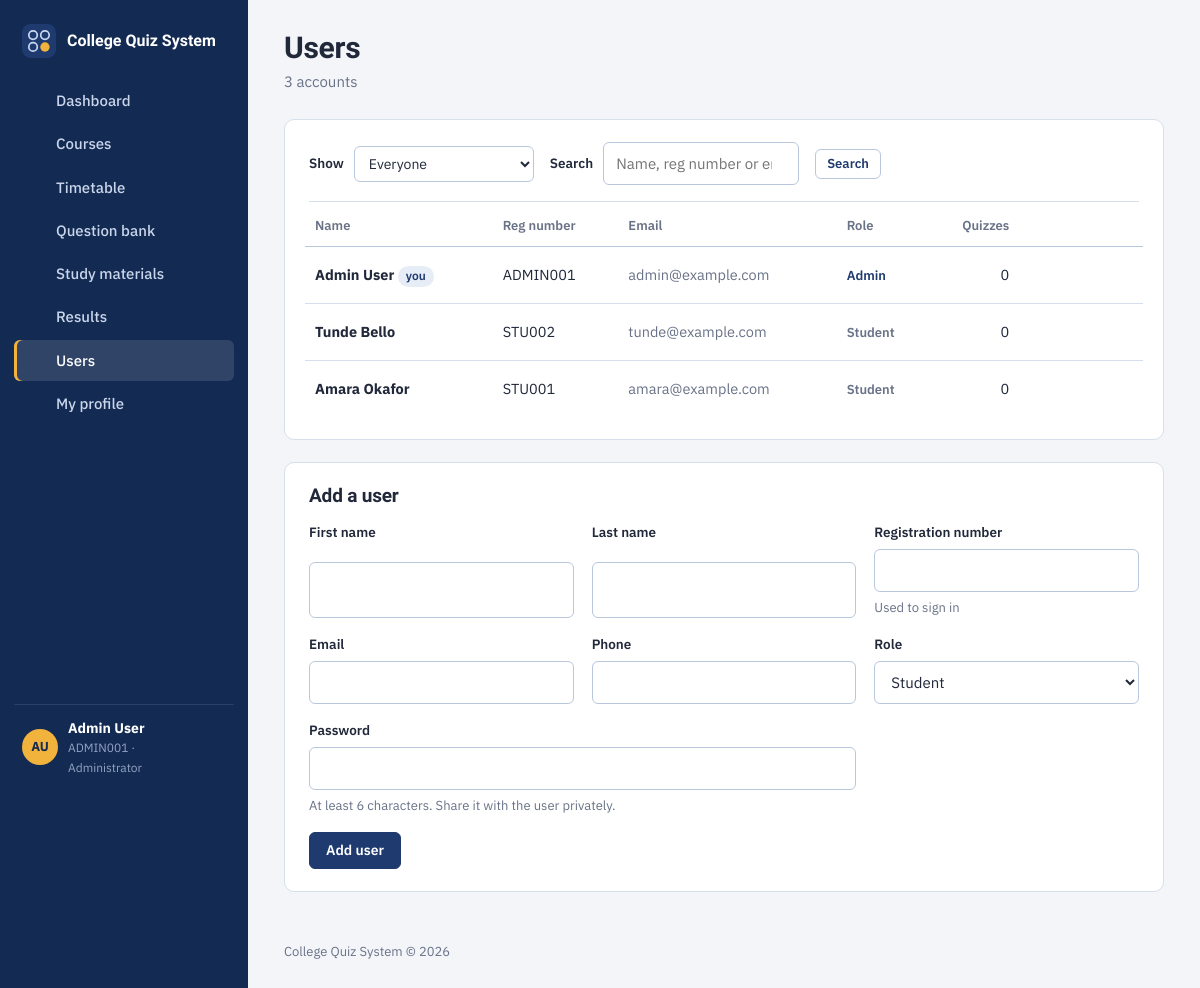
/users.php (signed in), run on the app's committed database.
### tables this page shows
CREATE TABLE `users` (
  `id`            INT UNSIGNED NOT NULL AUTO_INCREMENT,
  `reg_number`    VARCHAR(50)  NOT NULL,
  `first_name`    VARCHAR(80)  NOT NULL,
  `last_name`     VARCHAR(80)  NOT NULL,
  `email`         VARCHAR(150) NOT NULL DEFAULT '',
  `phone`         VARCHAR(30)  NOT NULL DEFAULT '',
  `role`          ENUM('admin','student') NOT NULL DEFAULT 'student',
  `password_hash` VARCHAR(255) NOT NULL,
  `created_at`    DATETIME     NOT NULL DEFAULT CURRENT_TIMESTAMP,
  PRIMARY KEY (`id`),
  UNIQUE KEY `uq_users_reg` (`reg_number`)
);

### includes/init.php (called while the page is built, shortened)
<?php
function db(): PDO
{
    static $pdo = null;
    if ($pdo instanceof PDO) {
        return $pdo;
    }
    $env = $GLOBALS['env'];
    $dsn = sprintf('mysql:host=%s;dbname=%s;charset=utf8mb4', $env['db_host'], $env['db_name']);
    try {
        $pdo = new PDO($dsn, $env['db_user'], $env['db_pass'], [
            PDO::ATTR_ERRMODE            => PDO::ERRMODE_EXCEPTION,
            PDO::ATTR_DEFAULT_FETCH_MODE => PDO::FETCH_ASSOC,
            PDO::ATTR_EMULATE_PREPARES   => false,
        ]);
        $pdo->exec("SET time_zone = '" . date('P') . "'");
    } catch (PDOException $ex) {
        http_response_code(500);
        $detail = !empty($env['debug']) ? '<p><code>' . e($ex->getMessage()) . '</code></p>' : '';
        exit('<!doctype html><meta charset="utf-8"><title>Database unavailable</title>'
            . '<div style="font-family:system-ui;max-width:560px;margin:15vh auto;padding:0 16px">'
            . '<h1 style="font-size:22px">Can\'t reach the database</h1>'
            . '<p>Check the database settings in <b>config.php</b> and make sure <b>database.sql</b> has been imported.</p>'
            . $detail . '</div>');
    }
    return $pdo;
}
function q(string $sql, array $params = []): PDOStatement
{
    $stmt = db()->prepare($sql);
    $stmt->execute($params);
    return $stmt;
}
function e($value): string
{
    return htmlspecialchars((string) $value, ENT_QUOTES | ENT_SUBSTITUTE, 'UTF-8');
}
function app_name(): string
{
    return $GLOBALS['config']['app_name'] ?? 'College Quiz System';
}
function current_user(): ?array
{
    static $user = false;
    if ($user !== false) return $user;
    $id = $_SESSION['user_id'] ?? null;
    $row = q('SELECT id, reg_number, first_name, last_name, email, phone, role FROM users WHERE id = ?', [$id])->fetch();
    return $user = $row;
}
function require_login(): array
{
    $u = current_user();
    return $u;
}
function require_admin(): array
{
    $u = require_login();
    return $u;
}
require __DIR__ . '/layout.php';

### users.php (the view, shortened to what this page needs)
<?php
require __DIR__ . '/includes/init.php';
$me = require_admin();
$blank  = ['id' => 0, 'reg_number' => '', 'first_name' => '', 'last_name' => '', 'email' => '', 'phone' => '', 'role' => 'student'];
$form   = $blank;
$search = trim((string) ($_GET['q'] ?? ''));
$where = []; $params = [];
$users = q('SELECT u.*, (SELECT COUNT(*) FROM attempts a WHERE a.user_id = u.id AND a.submitted_at IS NOT NULL) AS taken
            FROM users u' . ($where ? ' WHERE ' . implode(' AND ', $where) : '') . ' ORDER BY u.role, u.last_name, u.first_name', $params)->fetchAll();
layout_start('Users', 'users', count($users) . ' account' . (count($users) === 1 ? '' : 's'));
?>
<section class="panel">
  <form method="get" class="filter">
    <label class="field field-inline"><span>Show</span>
      <select name="role" data-autosubmit>
        <option value="">Everyone</option>
      </select></label>
    <label class="field field-inline"><span>Search</span><input type="search" name="q" value="<?= e($search) ?>" placeholder="Name, reg number or email"></label>
    <button class="btn btn-sm" type="submit">Search</button>
  </form>
  <?php if (!$users): ?>
    <p class="empty">No accounts match. Clear the search or add a user below.</p>
  <?php else: ?>
  <div class="table-wrap"><table class="table">
    <thead><tr><th>Name</th><th>Reg number</th><th class="hide-sm">Email</th><th>Role</th><th class="num">Quizzes</th><th></th></tr></thead>
    <tbody>
    <?php foreach ($users as $row): ?>
      <tr>
        <td><b><?= e($row['first_name'] . ' ' . $row['last_name']) ?></b><?= (int) $row['id'] === (int) $me['id'] ? ' <span class="tag">you</span>' : '' ?></td>
        <td><?= e($row['reg_number']) ?></td>
        <td class="muted hide-sm"><?= e($row['email']) ?></td>
        <td><span class="role role-<?= e($row['role']) ?>"><?= $row['role'] === 'admin' ? 'Admin' : 'Student' ?></span></td>
        <td class="num"><?= (int) $row['taken'] ?></td>
        <td class="actions">
          <a class="icon-btn" href="users.php?edit=<?= (int) $row['id'] ?>#add" title="Edit" aria-label="Edit <?= e($row['first_name']) ?>"><?= icon('edit') ?></a>
          <?php if ((int) $row['id'] !== (int) $me['id']): ?>
          <form method="post" data-confirm="Delete <?= e($row['first_name'] . ' ' . $row['last_name']) ?>? Their quiz results will be deleted too.">
            <button class="icon-btn danger" type="submit" title="Delete" aria-label="Delete <?= e($row['first_name']) ?>"><?= icon('trash') ?></button>
          </form>
          <?php endif; ?>
        </td>
      </tr>
    <?php endforeach; ?>
    </tbody>
  </table></div>
  <?php endif; ?>
</section>
<section class="panel" id="add">
  <div class="panel-head"><h2><?= $form['id'] ? 'Edit ' . e($form['first_name'] . ' ' . $form['last_name']) : 'Add a user' ?></h2>
    <?php if ($form['id']): ?><a class="link" href="users.php">Cancel editing</a><?php endif; ?></div>
  <form method="post" class="form-grid" autocomplete="off">
    <label class="field"><span>First name</span><input name="first_name" value="<?= e($form['first_name']) ?>" required maxlength="80"></label>
    <label class="field"><span>Last name</span><input name="last_name" value="<?= e($form['last_name']) ?>" required maxlength="80"></label>
    <label class="field"><span>Registration number</span><input name="reg_number" value="<?= e($form['reg_number']) ?>" required maxlength="50"><small>Used to sign in</small></label>
    <label class="field"><span>Email</span><input type="email" name="email" value="<?= e($form['email']) ?>" maxlength="150"></label>
    <label class="field"><span>Phone</span><input name="phone" value="<?= e($form['phone']) ?>" maxlength="30"></label>
    <label class="field"><span>Role</span>
      <select name="role"><option value="student"<?= $form['role'] === 'student' ? ' selected' : '' ?>>Student</option><option value="admin"<?= $form['role'] === 'admin' ? ' selected' : '' ?>>Administrator</option></select></label>
    <label class="field span-2"><span><?= $form['id'] ? 'New password' : 'Password' ?></span><input type="password" name="password" minlength="6" autocomplete="new-password"<?= $form['id'] ? '' : ' required' ?>>
      <small><?= $form['id'] ? 'Leave blank to keep their current password' : 'At least 6 characters. Share it with the user privately.' ?></small></label>
    <div class="form-actions span-3"><button class="btn btn-primary" type="submit"><?= $form['id'] ? 'Save changes' : 'Add user' ?></button></div>
  </form>
</section>
<?php
layout_end();

### includes/layout.php (shortened to what this page needs)
<?php
function icon(string $name): string
{
    $p = [
        'home'     => '<path d="M3 11l9-7 9 7"/><path d="M5 10v10h14V10"/>',
        'book'     => '<path d="M4 5a2 2 0 012-2h13v16H6a2 2 0 00-2 2z"/><path d="M4 19V5"/>',
        'calendar' => '<rect x="3" y="5" width="18" height="16" rx="2"/><path d="M3 10h18M8 3v4M16 3v4"/>',
        'file'     => '<path d="M14 3H6v18h12V7z"/><path d="M14 3v4h4"/>',
        'quiz'     => '<circle cx="7" cy="7" r="3"/><circle cx="17" cy="7" r="3"/><circle cx="7" cy="17" r="3"/><circle cx="17" cy="17" r="3" fill="currentColor"/>',
        'chart'    => '<path d="M4 20V10M10 20V4M16 20v-7M22 20H2"/>',
        'users'    => '<circle cx="9" cy="8" r="3.5"/><path d="M2.5 20a6.5 6.5 0 0113 0"/><path d="M16 4.5a3.5 3.5 0 010 7M18 14a6 6 0 013.5 6"/>',
        'user'     => '<circle cx="12" cy="8" r="4"/><path d="M4 21a8 8 0 0116 0"/>',
        'list'     => '<path d="M9 6h12M9 12h12M9 18h12"/><circle cx="4" cy="6" r="1.2"/><circle cx="4" cy="12" r="1.2"/><circle cx="4" cy="18" r="1.2"/>',
        'logout'   => '<path d="M15 4h4v16h-4"/><path d="M10 8l-4 4 4 4M6 12h10"/>',
        'plus'     => '<path d="M12 5v14M5 12h14"/>',
        'download' => '<path d="M12 4v11M7 10l5 5 5-5M5 20h14"/>',
        'trash'    => '<path d="M4 7h16M9 7V4h6v3M6 7l1 13h10l1-13"/>',
        'edit'     => '<path d="M4 20h4L19 9l-4-4L4 16z"/>',
        'clock'    => '<circle cx="12" cy="12" r="9"/><path d="M12 7v5l3 2"/>',
        'menu'     => '<path d="M4 7h16M4 12h16M4 17h16"/>',
        'check'    => '<path d="M5 12l5 5 9-10"/>',
        'x'        => '<path d="M6 6l12 12M18 6L6 18"/>',
        'eye'      => '<path d="M2 12s4-7 10-7 10 7 10 7-4 7-10 7S2 12 2 12z"/><circle cx="12" cy="12" r="3"/>',
    ];
    return '<svg class="icon" viewBox="0 0 24 24" fill="none" stroke="currentColor" stroke-width="1.8" stroke-linecap="round" stroke-linejoin="round" aria-hidden="true">'
        . ($p[$name] ?? '') . '</svg>';
}
function nav_items(string $role): array
{
    if ($role === 'admin') {
        return [
            'dashboard' => ['Dashboard', 'dashboard.php', 'home'],
            'courses'   => ['Courses', 'courses.php', 'book'],
            'timetable' => ['Timetable', 'timetable.php', 'calendar'],
            'questions' => ['Question bank', 'questions.php', 'list'],
            'materials' => ['Study materials', 'materials.php', 'file'],
            'results'   => ['Results', 'results.php', 'chart'],
            'users'     => ['Users', 'users.php', 'users'],
            'profile'   => ['My profile', 'profile.php', 'user'],
        ];
    }
    return [
        'dashboard' => ['Dashboard', 'dashboard.php', 'home'],
        'quizzes'   => ['Quizzes', 'quizzes.php', 'quiz'],
        'results'   => ['My results', 'results.php', 'chart'],
        'courses'   => ['Courses', 'courses.php', 'book'],
        'timetable' => ['Timetable', 'timetable.php', 'calendar'],
        'materials' => ['Study materials', 'materials.php', 'file'],
        'profile'   => ['My profile', 'profile.php', 'user'],
    ];
}
function page_head(string $title, string $bodyClass = ''): void
{
    ?><!doctype html>
<html lang="en">
<head>
  <link rel="stylesheet" href="assets/css/app.css?v=1">
</head>
<body class="<?= e($bodyClass) ?>">
<?php
}
function layout_start(string $title, string $active, string $subtitle = ''): void
{
    $u = require_login();
    page_head($title);
    $initials = strtoupper(mb_substr($u['first_name'], 0, 1) . mb_substr($u['last_name'], 0, 1));
    ?>
<div class="shell">
  <aside class="sidebar" id="sidebar">
    <a class="brand" href="dashboard.php">
      <img src="assets/img/logo.svg" alt="" width="34" height="34">
      <span><?= e(app_name()) ?></span>
    </a>
    <nav class="nav" aria-label="Main">
      <?php foreach (nav_items($u['role']) as $key => [$label, $href, $ic]): ?>
        <a href="<?= e($href) ?>" class="<?= $key === $active ? 'is-active' : '' ?>"<?= $key === $active ? ' aria-current="page"' : '' ?>>
          <?= icon($ic) ?><span><?= e($label) ?></span>
        </a>
      <?php endforeach; ?>
    </nav>
    <div class="me">
      <span class="avatar"><?= e($initials) ?></span>
      <span class="me-text">
        <b><?= e($u['first_name'] . ' ' . $u['last_name']) ?></b>
        <small><?= e($u['reg_number']) ?> · <?= $u['role'] === 'admin' ? 'Administrator' : 'Student' ?></small>
      </span>
      <a class="icon-btn" href="logout.php" title="Sign out" aria-label="Sign out"><?= icon('logout') ?></a>
    </div>
  </aside>
  <main class="main">
    <header class="topbar">
      <div>
        <h1><?= e($title) ?></h1>
        <?php if ($subtitle): ?><p class="subtitle"><?= e($subtitle) ?></p><?php endif; ?>
      </div>
    </header>
    <div class="content">
<?php
}
function layout_end(): void
{
    ?>
    </div>
    <footer class="foot"><?= e(app_name()) ?> &copy; <?= date('Y') ?></footer>
  </main>
</div>
</body>
</html>
<?php
}

### data on the page
users: initials "AU", first_name+last_name "Admin User", reg_number "ADMIN001", shows "you", email "admin@example.com", role "Admin", taken "0"
users: first_name+last_name "Tunde Bello", reg_number "STU002", email "tunde@example.com", role "Student", taken "0"
users: first_name+last_name "Amara Okafor", reg_number "STU001", email "amara@example.com", role "Student", taken "0"

### other printed values
app_name() "College Quiz System"
$label "Dashboard"
$label "Courses"
$label "Timetable"
$label "Question bank"
$label "Study materials"
$label "Results"
$label "Users"
$label "My profile"
$title "Users"
$subtitle "3 accounts"
